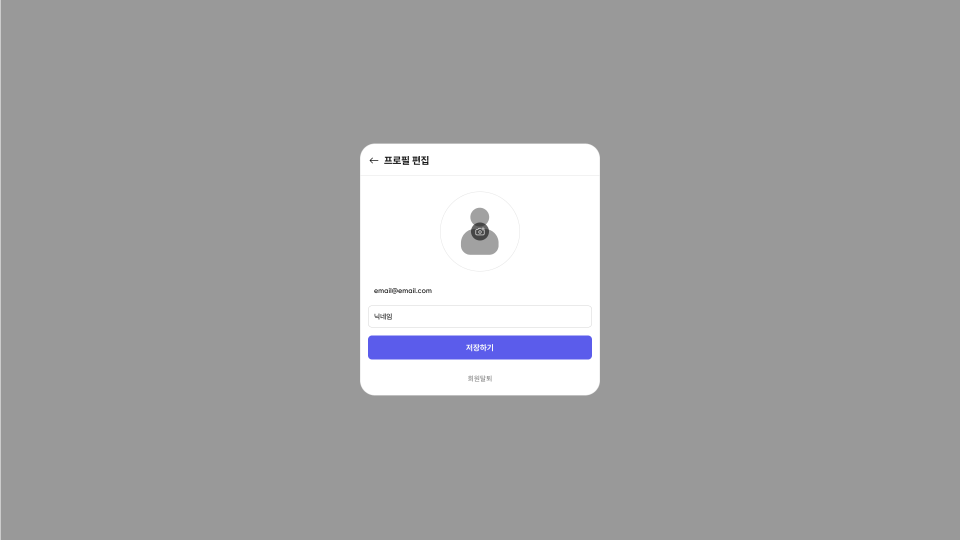
#> input picture tests/visual/reference/profile-edit-modal.png, 1920 x 1080 px (shown at 1/2 size)
$ python generate_profile_edit_visuals.py
#> lines starting #> are read from the running program, lines starting #| are printed output that depends on the picture
#!/usr/bin/env python3
"""Generate overlay, diff, and JSON artifacts for profile-edit Modal states."""

from __future__ import annotations

import shutil
import subprocess
import sys
from pathlib import Path

from PIL import Image


ROOT = Path(__file__).resolve().parents[3]
VISUAL = ROOT / "tests" / "visual"
CANONICAL = VISUAL / "reference" / "profile-edit-modal.png"
COMPARE = VISUAL / "scripts" / "compare_visual.py"
STATES = (
    "profile-edit-modal",
    "profile-edit-modal-preview",
    "profile-edit-modal-pending",
    "profile-edit-modal-failure",
)


def compare(state: str, reference: Path | None = None) -> None:
    supplied_reference = reference is not None
    reference = reference or VISUAL / "reference" / f"{state}.png"
    if state != "profile-edit-modal" and not supplied_reference:
        shutil.copyfile(CANONICAL, reference)
    subprocess.run(
        [
            sys.executable,
            str(COMPARE),
            str(reference.relative_to(ROOT)),
            str((VISUAL / "actual" / f"{state}.png").relative_to(ROOT)),
            str((VISUAL / "overlay" / f"{state}.png").relative_to(ROOT)),
            str((VISUAL / "diff" / f"{state}.png").relative_to(ROOT)),
            str((VISUAL / "report" / f"{state}.json").relative_to(ROOT)),
        ],
        cwd=ROOT,
        check=True,
    )


def main() -> None:
    crop_reference = VISUAL / "reference" / "profile-edit-modal-crop.png"
    Image.open(CANONICAL).crop((720, 287, 1200, 791)).save(crop_reference)
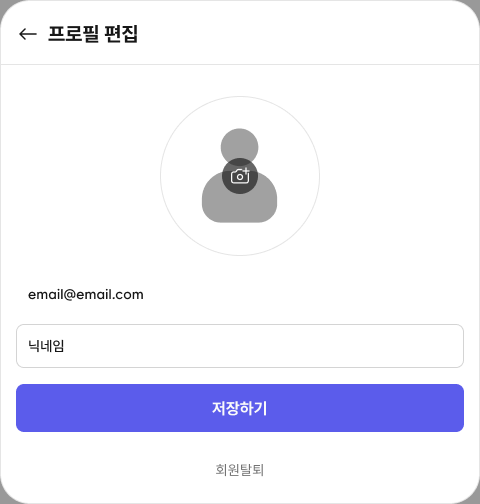
#> saved as profile-edit-modal-crop.png: PIL image 480x504 RGBA; mean R, G, B, A 236.4, 236.5, 249, 255
    for state in STATES:
        compare(state)
    compare("profile-edit-modal-crop", crop_reference)


if __name__ == "__main__":
#> (the run stopped early here; a loop or call above may not have finished)

$ run again, with tests/visual/actual/account-delete-confirm-cancel-focus.png copied over tests/visual/reference/profile-edit-modal.png
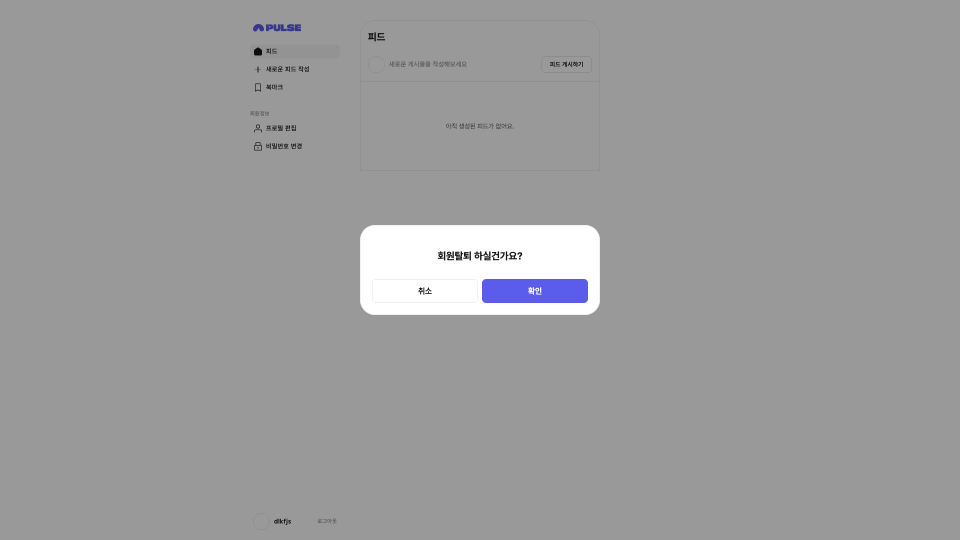
#> input picture tests/visual/actual/account-delete-confirm-cancel-focus.png, 1920 x 1080 px (shown at 1/2 size)
#> in main, `Image.open(CANONICAL).crop((720, 287, 1200, 791)).save(crop_reference)`:
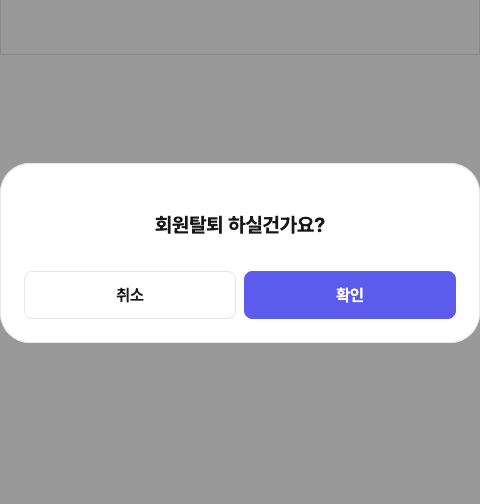
#> saved as profile-edit-modal-crop.png: PIL image 480x504 RGB; mean R, G, B 180.7, 180.8, 186.6
